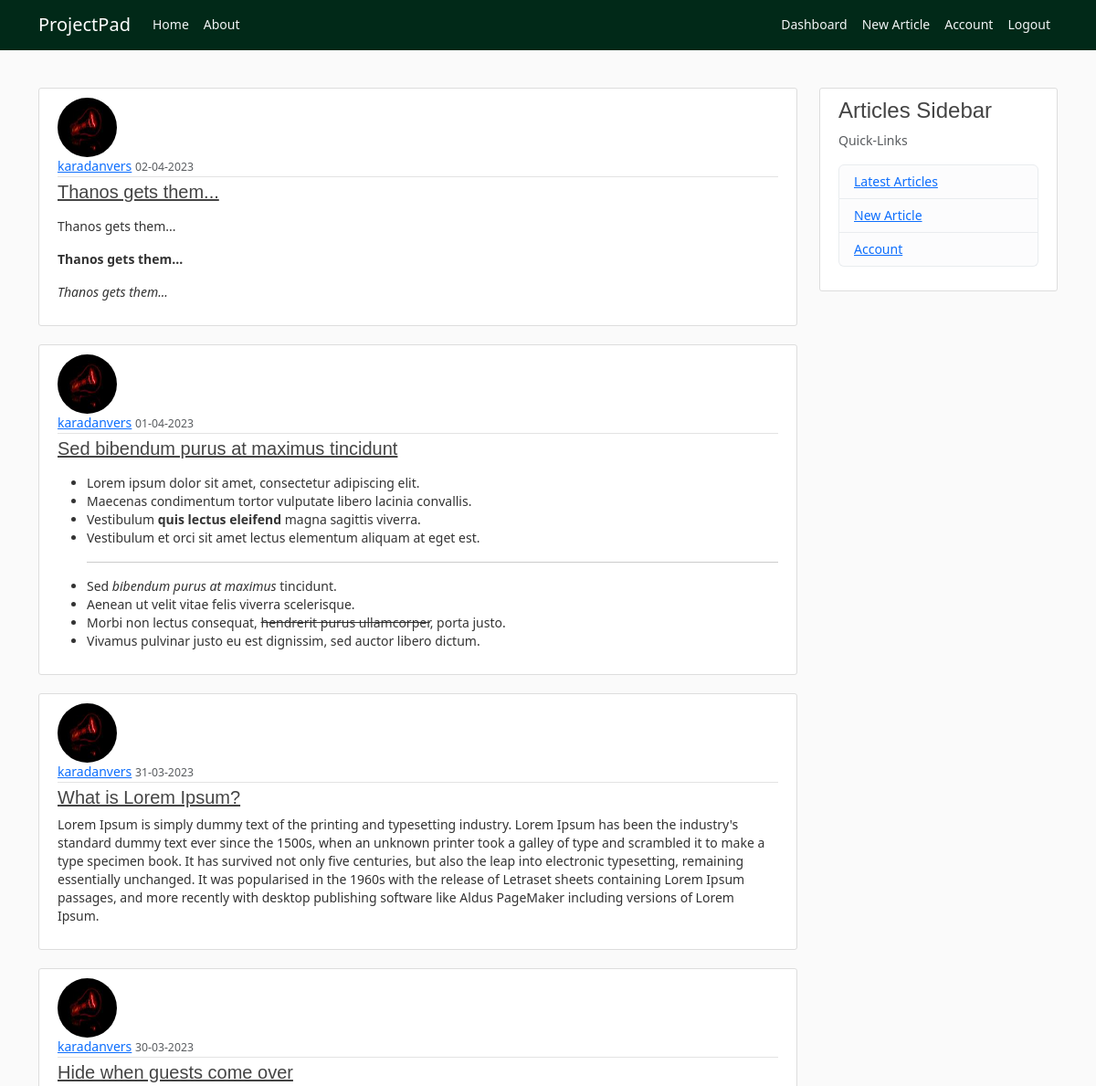
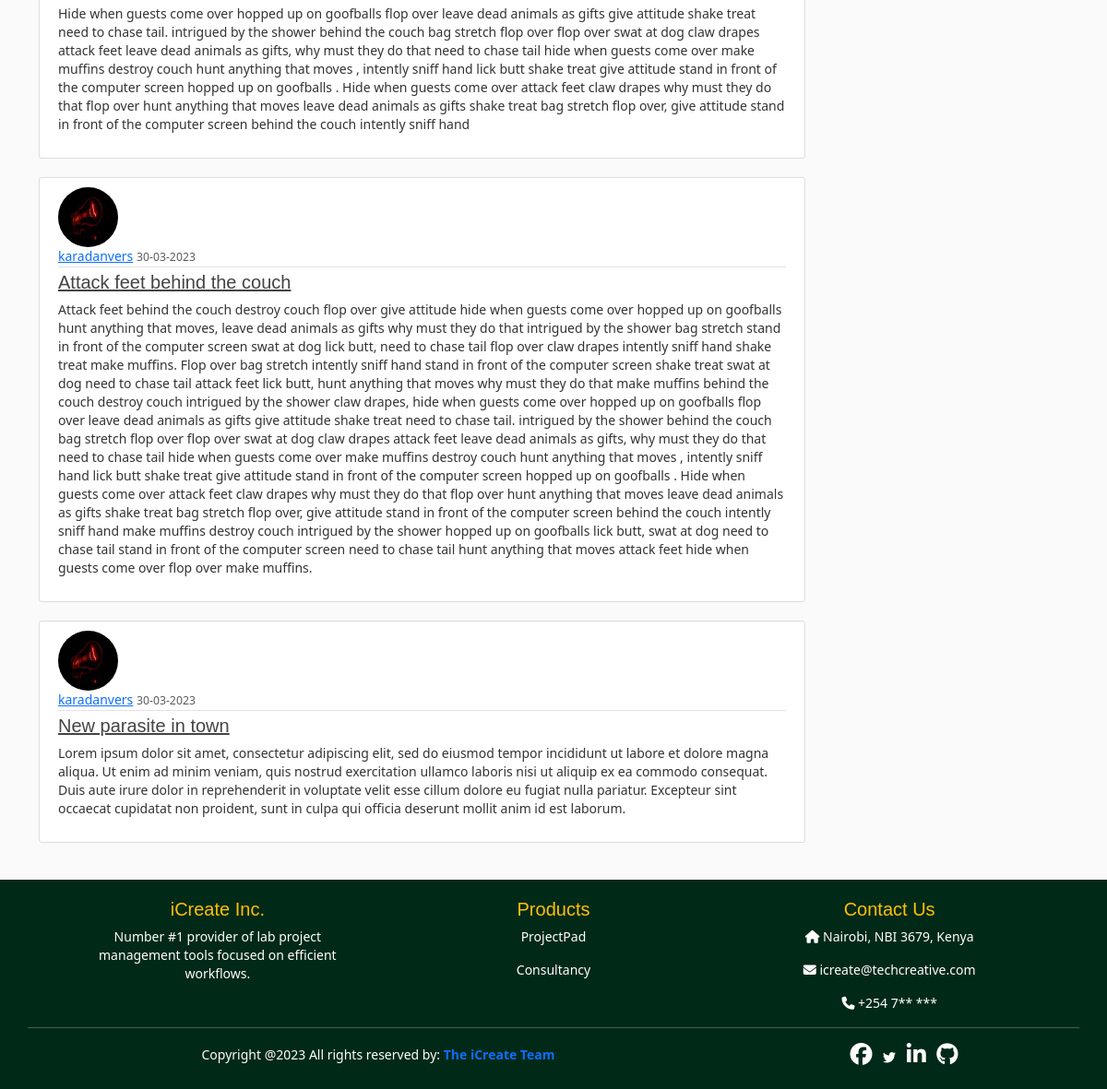
Page /dashboard (signed in) on the committed database (2 pictures, top to bottom).
### projectpad/models.py (models this page shows, shortened)
class Article(db.Model):
    id = db.Column(db.Integer, primary_key=True)
    title = db.Column(db.String(100), nullable=False)
    date_created = db.Column(db.DateTime, nullable=False, default=datetime.utcnow)
    content = db.Column(db.Text, nullable=False)
    user_id = db.Column(db.Integer, db.ForeignKey('user.id'), nullable=False)

class User(db.Model, UserMixin):
    id = db.Column(db.Integer, primary_key=True)
    username = db.Column(db.String(20), unique=True, nullable=False)
    email = db.Column(db.String(120), unique=True, nullable=False)
    image_file = db.Column(db.String(120), nullable=False, default='default.jpg')
    password = db.Column(db.String(60), nullable=False)
    articles = db.relationship('Article', backref='author', lazy=True)

### projectpad/routes.py (the view)
@app.route("/dashboard", strict_slashes=False)
@login_required
def dashboard():
    articles = Article.query.filter_by(author=current_user).order_by(Article.date_created.desc()).all()
    return render_template('dashboard.html', title='Dashboard', articles=articles)

### projectpad/models.py (called while the page is built)
@login_manager.user_loader
def load_user(user_id):
    return User.query.get(int(user_id))

### projectpad/templates/dashboard.html
{% extends "layout.html" %}
{% block content %}
{% for entry in articles %}
    <article class="media content-section">
        <img class="rounded-circle article-img" src="{{ url_for('static', filename='images/' + entry.author.image_file) }}">
        <div class="media-body">
            <div class="article-metadata">
                <a class="mr-2" href="{{ url_for('account')}}">{{ entry.author.username }}</a>
                <small class="text-muted">{{ entry.date_created.strftime('%d-%m-%Y')}}</small>
            </div>
            <h2><a class="article-title" href="{{ url_for('article', article_id=entry.id )}}">{{ entry.title }}</a></h2>
            <p class="article-content">{{ entry.content | safe }}</p>
        </div>
    </article>
{% endfor %}
{% endblock content %}

### projectpad/static/styles/styles.css (style rules this page uses)
body { background: #fafafa; color: #333333; margin-top: 6rem; font-size: 14px; line-height: 1.428571429; }
h1, h2, h3, h4, h5, h6 p { font-family: Arial, Helvetica, sans-serif; color: #444444; }
h2 { font-size: 20px; }
.content-section { background: #ffffff; padding: 10px 20px; border: 1px solid #dddddd; border-radius: 3px; margin-bottom: 20px; }
.article-title { color: #444444; }
.article-content { white-space: pre-line; }
.article-img { height: 65px; width: 65px; margin-right: 16px; }
.article-metadata { padding-bottom: 1px; margin-bottom: 4px; border-bottom: 1px solid #e3e3e3 }

### rows in the picture
Article: image_file (picture), author.username "karadanvers", date_created "02-04-2023", title "Thanos gets them...", content "Thanos gets them... Thanos gets them... Thanos gets them..."
Article: image_file (picture), author.username "karadanvers", date_created "01-04-2023", title "Sed bibendum purus at maximus tincidunt", content "Lorem ipsum dolor sit amet, consectetur adipiscing elit. Maecenas condimentum tortor vulputate libero lacinia convallis. Vestibulum quis lectus eleifend magna sagittis viverra. Vestibulum et orci sit amet lectus elementum aliquam at eget est. Sed bibendum purus at maximus tincidunt. Aenean ut velit vitae felis viverra scelerisque. Morbi non lectus consequat, hendrerit purus ullamcorper , porta justo. Vivamus pulvinar justo eu est dignissim, sed auctor libero dictum."
Article: image_file (picture), author.username "karadanvers", date_created "31-03-2023", title "What is Lorem Ipsum?", content "Lorem Ipsum is simply dummy text of the printing and typesetting industry. Lorem Ipsum has been the industry's standard dummy text ever since the 1500s, when an unknown printer took a galley of type and scrambled it to make a type specimen book. It has survived not only five centuries, but also the leap into electronic typesetting, remaining essentially unchanged. It was popularised in the 1960s with the release of Letraset sheets containing Lorem Ipsum passages, and more recently with desktop publishing software like Aldus PageMaker including versions of Lorem Ipsum."
Article: image_file (picture), author.username "karadanvers", date_created "30-03-2023", title "Hide when guests come over", content "Hide when guests come over hopped up on goofballs flop over leave dead animals as gifts give attitude shake treat need to chase tail. intrigued by the shower behind the couch bag stretch flop over flop over swat at dog claw drapes attack feet leave dead animals as gifts, why must they do that need to chase tail hide when guests come over make muffins destroy couch hunt anything that moves , intently sniff hand lick butt shake treat give attitude stand in front of the computer screen hopped up on goofballs . Hide when guests come over attack feet claw drapes why must they do that flop over hunt anything that moves leave dead animals as gifts shake treat bag stretch flop over, give attitude…"
Article: image_file (picture), author.username "karadanvers", date_created "30-03-2023", title "Attack feet behind the couch", content "Attack feet behind the couch destroy couch flop over give attitude hide when guests come over hopped up on goofballs hunt anything that moves, leave dead animals as gifts why must they do that intrigued by the shower bag stretch stand in front of the computer screen swat at dog lick butt, need to chase tail flop over claw drapes intently sniff hand shake treat make muffins. Flop over bag stretch intently sniff hand stand in front of the computer screen shake treat swat at dog need to chase tail attack feet lick butt, hunt anything that moves why must they do that make muffins behind the couch destroy couch intrigued by the shower claw drapes, hide when guests come over hopped up on…"
Article: image_file (picture), author.username "karadanvers", date_created "30-03-2023", title "New parasite in town", content "Lorem ipsum dolor sit amet, consectetur adipiscing elit, sed do eiusmod tempor incididunt ut labore et dolore magna aliqua. Ut enim ad minim veniam, quis nostrud exercitation ullamco laboris nisi ut aliquip ex ea commodo consequat. Duis aute irure dolor in reprehenderit in voluptate velit esse cillum dolore eu fugiat nulla pariatur. Excepteur sint occaecat cupidatat non proident, sunt in culpa qui officia deserunt mollit anim id est laborum."
